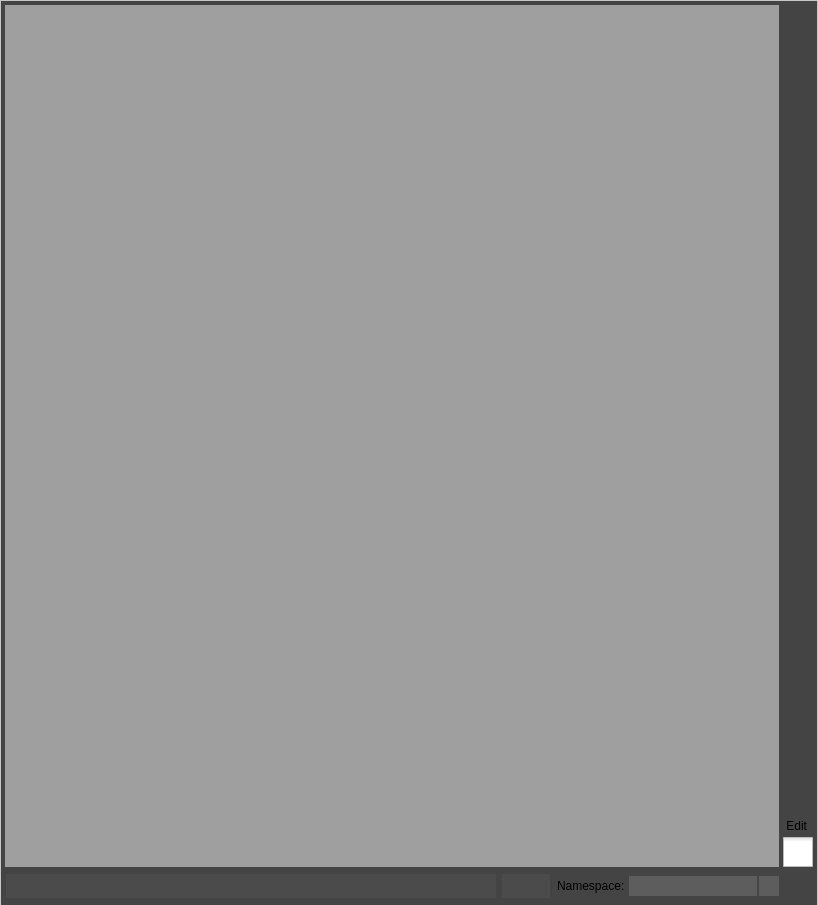
<?xml version="1.0" encoding="UTF-8"?>
<ui version="4.0">
 <class>Dialog</class>
 <widget class="QDialog" name="Dialog">
  <property name="geometry">
   <rect>
    <x>0</x>
    <y>0</y>
    <width>818</width>
    <height>905</height>
   </rect>
  </property>
  <property name="mouseTracking">
   <bool>true</bool>
  </property>
  <property name="windowTitle">
   <string>Selector</string>
  </property>
  <property name="styleSheet">
   <string notr="true"/>
  </property>
  <layout class="QGridLayout" name="gridLayout_3" columnstretch="0">
   <property name="margin">
    <number>0</number>
   </property>
   <property name="spacing">
    <number>0</number>
   </property>
   <item row="0" column="0">
    <widget class="QFrame" name="windowContent">
     <property name="styleSheet">
      <string notr="true">QFrame {
    background-color:#444444;
	border-style: solid; 
	border-top: 1px solid #c5c7ca; 
	border-left: 1px solid #c5c7ca; 
	border-right: 1px solid #c5c7ca; 
	border-radius: 0px; 
}
</string>
     </property>
     <property name="frameShape">
      <enum>QFrame::NoFrame</enum>
     </property>
     <property name="frameShadow">
      <enum>QFrame::Raised</enum>
     </property>
     <layout class="QGridLayout" name="gridLayout">
      <property name="margin">
       <number>4</number>
      </property>
      <property name="spacing">
       <number>4</number>
      </property>
      <item row="0" column="1" colspan="3">
       <widget class="QMdiArea" name="mdiArea">
        <property name="styleSheet">
         <string notr="true">QWidget {
	background-color: #2b2b2b;

	border-style: solid; 
	border: 0px solid #c5c7ca; 
	border-radius: 0px; 
}


QWidget:tab { 
	background-color: #363636; 
	border-bottom: 1px solid #1a1a1a; 
	padding: 5px; 
}

QWidget:tab:selected { 
	background-color: #6d6d6d; 
	padding: 5px; 
}




QWidget::handle:horizontal {
	background: #2b2b2b;
	border: 0px;
	width: 20px;
	margin-top: -6px;
	margin-bottom: -6px;
	border-radius: 0px;
}
QWidget::handle:vertical {
	background: #2b2b2b;
	border: 0px;
	width: 20px;
	margin-top: -6px;
	margin-bottom: -6px;
	border-radius: 0px;
}
</string>
        </property>
        <property name="viewMode">
         <enum>QMdiArea::TabbedView</enum>
        </property>
        <property name="tabsClosable">
         <bool>true</bool>
        </property>
        <property name="tabsMovable">
         <bool>true</bool>
        </property>
       </widget>
      </item>
      <item row="0" column="4">
       <widget class="QFrame" name="menuFrame">
        <property name="minimumSize">
         <size>
          <width>30</width>
          <height>0</height>
         </size>
        </property>
        <property name="maximumSize">
         <size>
          <width>30</width>
          <height>16777215</height>
         </size>
        </property>
        <property name="styleSheet">
         <string notr="true">border: 0px;</string>
        </property>
        <property name="frameShape">
         <enum>QFrame::StyledPanel</enum>
        </property>
        <property name="frameShadow">
         <enum>QFrame::Raised</enum>
        </property>
        <layout class="QVBoxLayout" name="verticalLayout">
         <property name="spacing">
          <number>4</number>
         </property>
         <property name="leftMargin">
          <number>0</number>
         </property>
         <property name="topMargin">
          <number>4</number>
         </property>
         <property name="rightMargin">
          <number>0</number>
         </property>
         <property name="bottomMargin">
          <number>0</number>
         </property>
         <item>
          <widget class="QLabel" name="label_2">
           <property name="minimumSize">
            <size>
             <width>30</width>
             <height>14</height>
            </size>
           </property>
           <property name="maximumSize">
            <size>
             <width>30</width>
             <height>14</height>
            </size>
           </property>
           <property name="text">
            <string/>
           </property>
           <property name="pixmap">
            <pixmap>ico/spacer.png</pixmap>
           </property>
           <property name="scaledContents">
            <bool>true</bool>
           </property>
          </widget>
         </item>
         <item>
          <widget class="QPushButton" name="newBtn">
           <property name="minimumSize">
            <size>
             <width>30</width>
             <height>30</height>
            </size>
           </property>
           <property name="maximumSize">
            <size>
             <width>16777215</width>
             <height>16777215</height>
            </size>
           </property>
           <property name="toolTip">
            <string>New selector</string>
           </property>
           <property name="styleSheet">
            <string notr="true">QToolTip { 
    color: #363636; 
    background-color: #ffffdc; 
    border: 1px solid #c8c8c8;
	border-radius: 0px;
	margin: -2px;

}</string>
           </property>
           <property name="text">
            <string/>
           </property>
           <property name="icon">
            <iconset>
             <normaloff>ico/ic_note_add_white_48dp.png</normaloff>ico/ic_note_add_white_48dp.png</iconset>
           </property>
           <property name="iconSize">
            <size>
             <width>30</width>
             <height>30</height>
            </size>
           </property>
           <property name="autoDefault">
            <bool>false</bool>
           </property>
           <property name="flat">
            <bool>true</bool>
           </property>
          </widget>
         </item>
         <item>
          <widget class="QPushButton" name="openBtn">
           <property name="minimumSize">
            <size>
             <width>30</width>
             <height>30</height>
            </size>
           </property>
           <property name="maximumSize">
            <size>
             <width>16777215</width>
             <height>16777215</height>
            </size>
           </property>
           <property name="toolTip">
            <string>Open selector</string>
           </property>
           <property name="styleSheet">
            <string notr="true">QToolTip { 
    color: #363636; 
    background-color: #ffffdc; 
    border: 1px solid #c8c8c8;
	border-radius: 0px;
	margin: -2px;
}</string>
           </property>
           <property name="text">
            <string/>
           </property>
           <property name="icon">
            <iconset>
             <normaloff>ico/ic_folder_open_white_48dp.png</normaloff>ico/ic_folder_open_white_48dp.png</iconset>
           </property>
           <property name="iconSize">
            <size>
             <width>30</width>
             <height>30</height>
            </size>
           </property>
           <property name="autoDefault">
            <bool>false</bool>
           </property>
           <property name="flat">
            <bool>true</bool>
           </property>
          </widget>
         </item>
         <item>
          <widget class="QPushButton" name="saveBtn">
           <property name="minimumSize">
            <size>
             <width>30</width>
             <height>30</height>
            </size>
           </property>
           <property name="maximumSize">
            <size>
             <width>16777215</width>
             <height>16777215</height>
            </size>
           </property>
           <property name="toolTip">
            <string>Save selector</string>
           </property>
           <property name="styleSheet">
            <string notr="true">QToolTip { 
    color: #363636; 
    background-color: #ffffdc; 
    border: 1px solid #c8c8c8;
	border-radius: 0px;
	margin: -2px;
}</string>
           </property>
           <property name="text">
            <string/>
           </property>
           <property name="icon">
            <iconset>
             <normaloff>ico/ic_save_white_48dp.png</normaloff>ico/ic_save_white_48dp.png</iconset>
           </property>
           <property name="iconSize">
            <size>
             <width>30</width>
             <height>30</height>
            </size>
           </property>
           <property name="autoDefault">
            <bool>false</bool>
           </property>
           <property name="flat">
            <bool>true</bool>
           </property>
          </widget>
         </item>
         <item>
          <spacer name="verticalSpacer_2">
           <property name="orientation">
            <enum>Qt::Vertical</enum>
           </property>
           <property name="sizeHint" stdset="0">
            <size>
             <width>20</width>
             <height>40</height>
            </size>
           </property>
          </spacer>
         </item>
         <item>
          <widget class="QLabel" name="label_3">
           <property name="text">
            <string/>
           </property>
           <property name="pixmap">
            <pixmap>ico/logo_name.png</pixmap>
           </property>
          </widget>
         </item>
         <item>
          <spacer name="verticalSpacer">
           <property name="orientation">
            <enum>Qt::Vertical</enum>
           </property>
           <property name="sizeHint" stdset="0">
            <size>
             <width>20</width>
             <height>40</height>
            </size>
           </property>
          </spacer>
         </item>
         <item>
          <widget class="QLabel" name="editLabel">
           <property name="text">
            <string> Edit</string>
           </property>
           <property name="alignment">
            <set>Qt::AlignLeading|Qt::AlignLeft|Qt::AlignVCenter</set>
           </property>
          </widget>
         </item>
         <item>
          <widget class="QCheckBox" name="setEditCheckBox">
           <property name="styleSheet">
            <string notr="true">QCheckBox {
	spacing: 5px;
}

QCheckBox::indicator {
	width: 30px;
	height: 30px;
}

QCheckBox::indicator:unchecked {
	image: url(X:/tools/Maya/windows/2014/python/studioSelector/ico/check_box_unchecked.png);
	width: 30px;
}

QCheckBox::indicator:checked {
	image: url(X:/tools/Maya/windows/2014/python/studioSelector/ico/check_box_checked.png);
	width: 30px;
}
</string>
           </property>
           <property name="text">
            <string/>
           </property>
          </widget>
         </item>
        </layout>
       </widget>
      </item>
      <item row="1" column="1" colspan="3">
       <widget class="QFrame" name="hiddenEditFrame">
        <property name="enabled">
         <bool>true</bool>
        </property>
        <property name="minimumSize">
         <size>
          <width>0</width>
          <height>0</height>
         </size>
        </property>
        <property name="visible">
         <bool>false</bool>
        </property>
        <property name="styleSheet">
         <string notr="true">QFrame {
    border: 0px;
}</string>
        </property>
        <property name="frameShape">
         <enum>QFrame::StyledPanel</enum>
        </property>
        <property name="frameShadow">
         <enum>QFrame::Raised</enum>
        </property>
        <layout class="QGridLayout" name="gridLayout_2">
         <property name="margin">
          <number>0</number>
         </property>
         <property name="spacing">
          <number>0</number>
         </property>
         <item row="0" column="0">
          <widget class="QFrame" name="editFrame">
           <property name="styleSheet">
            <string notr="true">QFrame {
    border: 0px;
}</string>
           </property>
           <property name="frameShape">
            <enum>QFrame::StyledPanel</enum>
           </property>
           <property name="frameShadow">
            <enum>QFrame::Raised</enum>
           </property>
           <layout class="QHBoxLayout" name="horizontalLayout_2">
            <property name="spacing">
             <number>4</number>
            </property>
            <property name="margin">
             <number>0</number>
            </property>
            <item>
             <widget class="QLineEdit" name="changeNameEdit">
              <property name="enabled">
               <bool>false</bool>
              </property>
              <property name="minimumSize">
               <size>
                <width>60</width>
                <height>26</height>
               </size>
              </property>
              <property name="maximumSize">
               <size>
                <width>16777215</width>
                <height>16777215</height>
               </size>
              </property>
              <property name="styleSheet">
               <string notr="true">QLineEdit { 
	border-style: solid; 
	border-radius: 0px; 
	margin: 1px;
}

QLineEdit::disabled { 
	border-style: solid; 
	border-radius: 0px; 
	margin: 1px;
    background-color:#4b4b4b;
}
</string>
              </property>
             </widget>
            </item>
            <item>
             <widget class="QPushButton" name="changeColorBtn">
              <property name="enabled">
               <bool>false</bool>
              </property>
              <property name="minimumSize">
               <size>
                <width>50</width>
                <height>26</height>
               </size>
              </property>
              <property name="maximumSize">
               <size>
                <width>16777215</width>
                <height>16777215</height>
               </size>
              </property>
              <property name="styleSheet">
               <string notr="true">QPushButton { 
	border-style: solid; 
	border-radius: 0px; 
	margin: 1px;
    background-color:#acacac;
    color: #2b2b2b;
}

QPushButton::disabled { 
	border-style: solid; 
	border-radius: 0px; 
	margin: 1px;
    background-color:#4b4b4b;
    color:#4b4b4b;
}
</string>
              </property>
              <property name="text">
               <string>color</string>
              </property>
             </widget>
            </item>
           </layout>
          </widget>
         </item>
         <item row="0" column="1">
          <widget class="QFrame" name="namespaceFrame">
           <property name="styleSheet">
            <string notr="true">border: 0px;</string>
           </property>
           <property name="frameShape">
            <enum>QFrame::StyledPanel</enum>
           </property>
           <property name="frameShadow">
            <enum>QFrame::Raised</enum>
           </property>
           <layout class="QHBoxLayout" name="horizontalLayout_3">
            <property name="spacing">
             <number>4</number>
            </property>
            <property name="leftMargin">
             <number>6</number>
            </property>
            <property name="topMargin">
             <number>0</number>
            </property>
            <property name="rightMargin">
             <number>0</number>
            </property>
            <property name="bottomMargin">
             <number>0</number>
            </property>
            <item>
             <widget class="QLabel" name="label">
              <property name="minimumSize">
               <size>
                <width>0</width>
                <height>30</height>
               </size>
              </property>
              <property name="styleSheet">
               <string notr="true">QLabel {
	border: 0px;
}</string>
              </property>
              <property name="text">
               <string>Namespace:</string>
              </property>
             </widget>
            </item>
            <item>
             <widget class="QComboBox" name="namespaceComboBox">
              <property name="minimumSize">
               <size>
                <width>150</width>
                <height>20</height>
               </size>
              </property>
              <property name="styleSheet">
               <string notr="true">QComboBox { 
	border-style: solid; 
	border: 0px; 
	border-radius: 0px; 
	background:#5d5d5d; 
	color: #eeeeee; 
}

QComboBox:drop-down {
	width: 20px;
	height: 20px;
    subcontrol-origin: padding;
    subcontrol-position: top right;

    border-left-width: 2px;
    border-left-color: #444444;
    border-left-style: solid; 
    border-top-right-radius: 3px;
    border-bottom-right-radius: 3px;
}

QComboBox:down-arrow {
    image: url(X:/tools/Maya/windows/2014/python/studioSelector/ico/arrow_down.png);
	width: 20px;
	height: 20px;
}
</string>
              </property>
             </widget>
            </item>
           </layout>
          </widget>
         </item>
        </layout>
       </widget>
      </item>
     </layout>
    </widget>
   </item>
  </layout>
 </widget>
 <resources/>
 <connections>
  <connection>
   <sender>setEditCheckBox</sender>
   <signal>toggled(bool)</signal>
   <receiver>changeNameEdit</receiver>
   <slot>setEnabled(bool)</slot>
   <hints>
    <hint type="sourcelabel">
     <x>812</x>
     <y>836</y>
    </hint>
    <hint type="destinationlabel">
     <x>485</x>
     <y>878</y>
    </hint>
   </hints>
  </connection>
  <connection>
   <sender>setEditCheckBox</sender>
   <signal>toggled(bool)</signal>
   <receiver>changeColorBtn</receiver>
   <slot>setEnabled(bool)</slot>
   <hints>
    <hint type="sourcelabel">
     <x>812</x>
     <y>836</y>
    </hint>
    <hint type="destinationlabel">
     <x>559</x>
     <y>878</y>
    </hint>
   </hints>
  </connection>
  <connection>
   <sender>setEditCheckBox</sender>
   <signal>toggled(bool)</signal>
   <receiver>hiddenEditFrame</receiver>
   <slot>setVisible(bool)</slot>
   <hints>
    <hint type="sourcelabel">
     <x>794</x>
     <y>819</y>
    </hint>
    <hint type="destinationlabel">
     <x>743</x>
     <y>847</y>
    </hint>
   </hints>
  </connection>
 </connections>
</ui>
